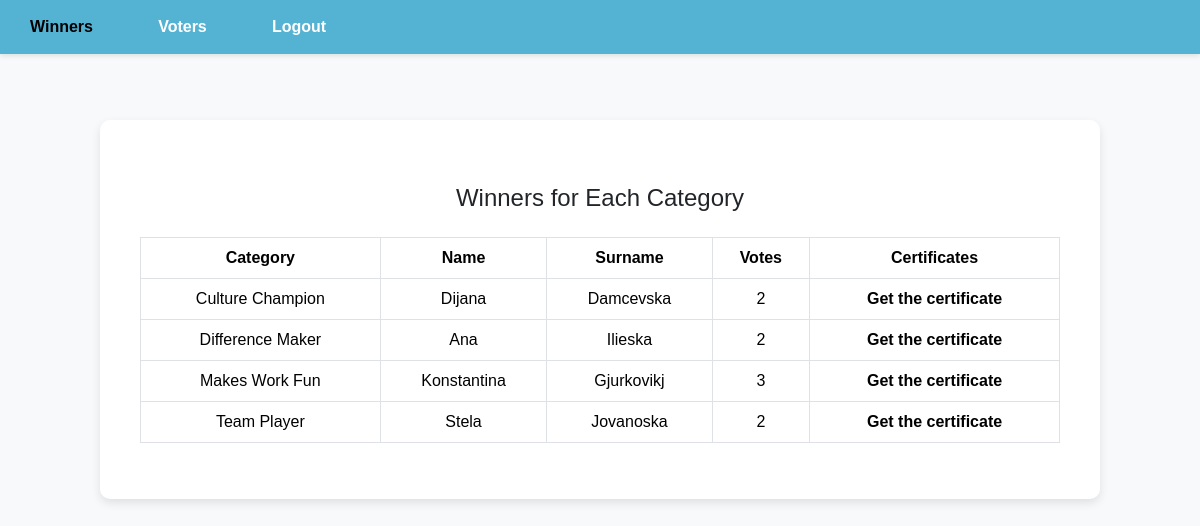
The app's page /results/winners.php with its own data.
### tables this page shows
CREATE TABLE `employees` (
  `id` int(11) NOT NULL,
  `firstname` varchar(50) DEFAULT NULL,
  `lastname` varchar(50) DEFAULT NULL,
  `username` varchar(50) DEFAULT NULL,
  `email` varchar(100) DEFAULT NULL,
  `employee_password` varchar(255) DEFAULT NULL
);

### results/winners.php (the view, shortened to what this page needs)
<?php
require_once '../config/database.php';
$stmt = $db->query("SELECT * FROM categories");
$categories = $stmt->fetchAll();
$winners = [];
foreach ($categories as $category) {
    $stmt = $db->prepare("
        SELECT e.firstname, e.lastname, COUNT(v.id) as votes, e.id as winner_id
        FROM employees e
        JOIN votes v ON e.id = v.nominee_id
        WHERE v.category_id = :category_id
        GROUP BY e.id
        ORDER BY votes DESC
        LIMIT 1
    ");
    $stmt->execute(['category_id' => $category['id']]);
    $winner = $stmt->fetch();
    if ($winner) {
        $winners[] = [
            'name' => $winner['firstname'],
            'surname' => $winner['lastname'],
            'votes' => $winner['votes'],
            'category' => $category['name'],
            'winner_id' => $winner['winner_id']
        ];
    }
}
?>
<!DOCTYPE html>
<html lang="en">
<head>
    <link href="https://cdn.jsdelivr.net/npm/bootstrap@5.3.3/dist/css/bootstrap.min.css" rel="stylesheet">
    <link href="../styles/main.css" rel="stylesheet">
</head>
<body>
    <nav class="navbar">
        <ul class="navbar-nav">
            <li class="nav-item">
                <a class="nav-link active" href="winners.php">Winners</a>
            </li>
            <li class="nav-item">
                <a class="nav-link" href="voters.php">Voters</a>
            </li>
            <li class="nav-item">
                <a class="nav-link" href="../login-logout-logic/logout.php">Logout</a>
            </li>
        </ul>
    </nav>
    <div class="container container-winners">
        <h4 class="my-4 text-center">Winners for Each Category</h4>
        <table class="table table-bordered text-center">
            <thead>
                <tr>
                    <th>Category</th>
                    <th>Name</th>
                    <th>Surname</th>
                    <th>Votes</th>
                    <th>Certificates</th>
                </tr>
            </thead>
            <tbody>
                <?php foreach ($winners as $winner): ?>
                    <tr>
                        <td><?= htmlspecialchars($winner['category']) ?></td>
                        <td><?= htmlspecialchars($winner['name']) ?></td>
                        <td><?= htmlspecialchars($winner['surname']) ?></td>
                        <td><?= $winner['votes'] ?></td>
                        <td>
                            <a style="color: black !important; text-decoration: none; font-weight: bold;"
                                class="certificate-link" target="_blank"
                                href="../bonus/generate_certificate.php?winner_name=<?= urlencode($winner['name'] . ' ' . $winner['surname']) ?>&category=<?= urlencode($winner['category']) ?>&votes=<?= $winner['votes'] ?>">
                                Get the certificate
                            </a>
                        </td>
                    </tr>
                <?php endforeach; ?>
            </tbody>
        </table>
    </div>
</body>
</html>

### styles/main.css (style rules this page uses)
body { background-color: #f8f9fa; margin: 0; padding: 0; font-family: Arial, sans-serif; }
.navbar { position: fixed; top: 0; left: 0; width: 100%; background-color: #54b2d3; z-index: 1000; padding: 10px 20px; box-shadow: 0 2px 5px rgba(0, 0, 0, 0.1); }
.navbar-nav { display: flex; flex-direction: row; gap: 20%; margin: 0; padding: 0; list-style: none; }
.nav-item { list-style: none; }
.nav-link { text-decoration: none; color: white; font-weight: bold; padding: 5px 10px; transition: background-color 0.3s ease; border-radius: 5px; }
.container { background-color: white; padding: 40px; border-radius: 10px; box-shadow: 0 4px 10px rgba(0, 0, 0, 0.1); width: 100%; max-width: 400px; margin: 120px auto; }
.container-winners { max-width: 1000px !important; }
.certificate-link { color: black !important; text-decoration: none; font-weight: bold; }

### records on screen
employees: category "Culture Champion", firstname "Dijana", lastname "Damcevska", votes "2"
employees: category "Difference Maker", firstname "Ana", lastname "Ilieska", votes "2"
employees: category "Makes Work Fun", firstname "Konstantina", lastname "Gjurkovikj", votes "3"
employees: category "Team Player", firstname "Stela", lastname "Jovanoska", votes "2"
